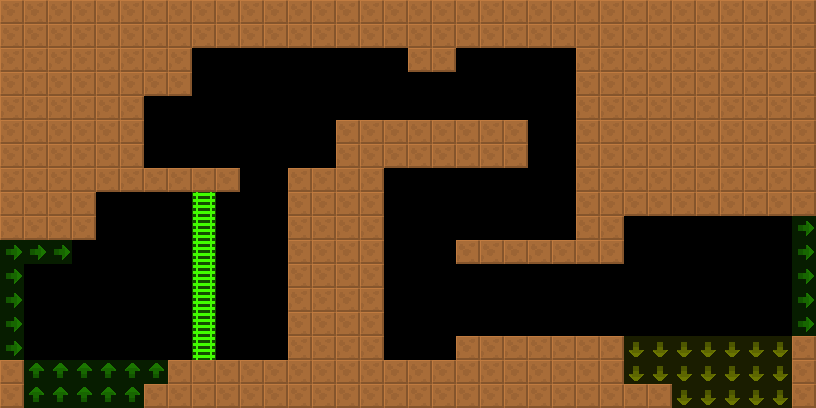

This game map was drawn from its Tiled (.tmx) file and the tilesets committed beside it. A one-line description and the trimmed map source follow:
An orthogonal 34x17 tile map with 24x24 px tiles, 2 tile layers (col, lnk), 2 tilesets and 5 objects (4x RotatingBall, Spikes).

<map version="1.4" tiledversion="1.4.2" orientation="orthogonal" renderorder="right-down" width="34" height="17" tilewidth="24" tileheight="24" infinite="0" nextlayerid="4" nextobjectid="8">
 <tileset firstgid="6" source="../../lnk.tsx" />
 <tileset firstgid="1" source="../../col.tsx" />
 <layer id="1" name="col" width="34" height="17">
  <data>[578 cells, 309 non-empty, 2 distinct tile ids]</data>
 </layer>
 <layer id="2" name="lnk" width="34" height="17" opacity="0.5">
  <data>[578 cells, 42 non-empty, 3 distinct tile ids]</data>
 </layer>
 <objectgroup id="3" name="markers" opacity="0.5">
  <object id="1" name="Spikes" type="Spikes" x="408" y="72" width="48" height="24">
   <properties>
    <property name="yr" value="0" />
    <property name="xr" value="0" />
   </properties>
  </object>
  <object id="2" name="RotatingBall" type="RotatingBall" x="120" y="96" width="24" height="24">
   <properties>
    <property name="yr" value="0" />
    <property name="xr" value="0" />
   </properties>
  </object>
  <object id="3" name="RotatingBall" type="RotatingBall" x="336" y="168" width="24" height="24">
   <properties>
    <property name="yr" value="0" />
    <property name="xr" value="0" />
    <property name="customId" value="1" />
   </properties>
  </object>
  <object id="4" name="RotatingBall" type="RotatingBall" x="600" y="216" width="24" height="24">
   <properties>
    <property name="yr" value="0" />
    <property name="xr" value="0" />
   </properties>
  </object>
  <object id="5" name="RotatingBall" type="RotatingBall" x="336" y="288" width="24" height="24">
   <properties>
    <property name="yr" value="0" />
    <property name="xr" value="0" />
    <property name="customId" value="3" />
   </properties>
  </object>
 </objectgroup>
</map>
